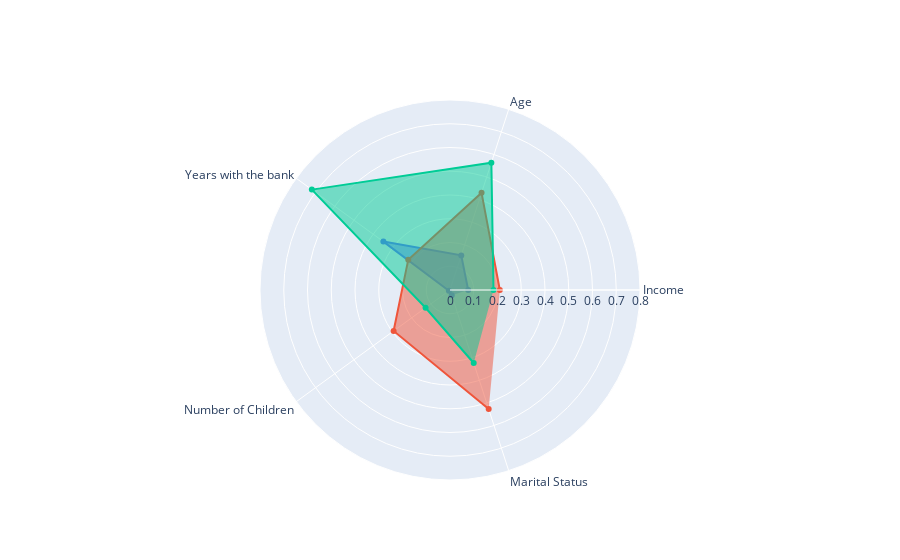

Here is the notebook cell this chart was saved with:
### Code cell
import plotly.graph_objects as go

categories = g

fig40 = go.Figure()

fig40.add_trace(go.Scatterpolar(
      r=r0,
      theta=categories,
      fill='toself',
      name='Cluster 0'
))
fig40.add_trace(go.Scatterpolar(
      r=r1,
      theta=categories,
      fill='toself',
      name='Cluster 1'
))

fig40.add_trace(go.Scatterpolar(
      r=r2,
      theta=categories,
      fill='toself',
      name='Cluster 2'
))

fig40.update_layout(
  polar=dict(
    radialaxis=dict(
      visible=True,
      range=[0, 0.8]
    )),
  showlegend=False
)

fig40.show()

### Figure 1 — Plotly figure (JSON) as saved in the notebook; plotly's stock layout.template omitted (floating-point values rounded to 4 significant figures)
{"data": [{"fill": "toself", "name": "Cluster 0", "r": [0.07649, 0.1533, 0.3468, 0.005833, 0.02361], "theta": ["Income", "Age", "Years with the bank", "Number of Children", "Marital Status"], "type": "scatterpolar"}, {"fill": "toself", "name": "Cluster 1", "r": [0.2098, 0.4302, 0.2173, 0.2935, 0.5271], "theta": ["Income", "Age", "Years with the bank", "Number of Children", "Marital Status"], "type": "scatterpolar"}, {"fill": "toself", "name": "Cluster 2", "r": [0.1832, 0.5637, 0.719, 0.1272, 0.3231], "theta": ["Income", "Age", "Years with the bank", "Number of Children", "Marital Status"], "type": "scatterpolar"}], "layout": {"autosize": true, "polar": {"angularaxis": {"type": "category"}, "radialaxis": {"autorange": false, "range": [0, 0.8], "type": "linear", "visible": true}}, "showlegend": false}}
